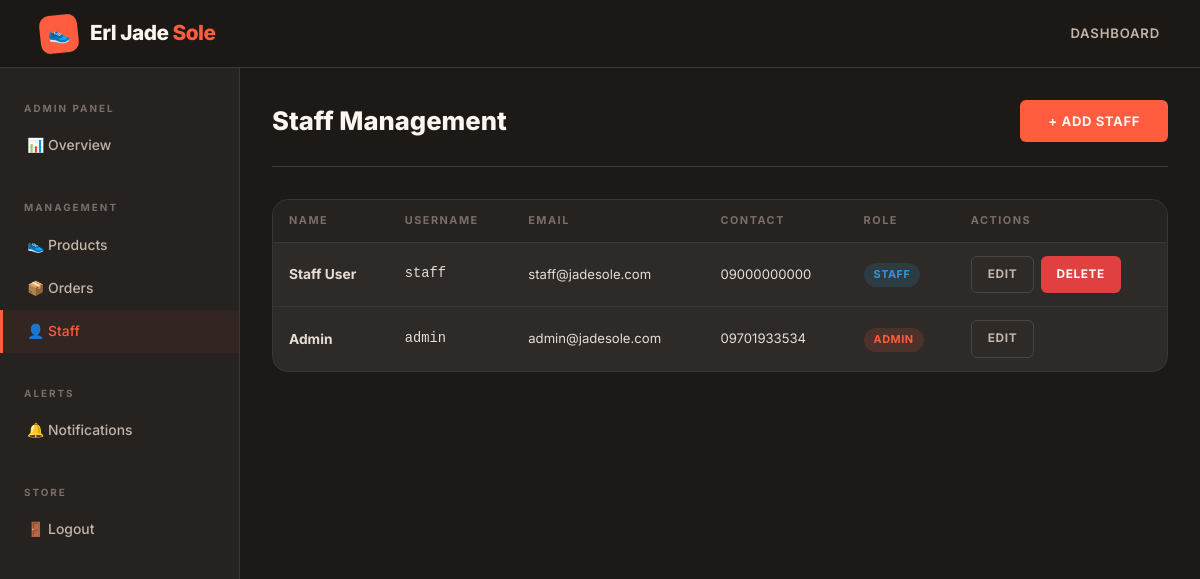
The app's page /admin/staff.php (signed in) with its own data.
### tables this page shows
CREATE TABLE IF NOT EXISTS staff (
    id INT AUTO_INCREMENT PRIMARY KEY,
    name VARCHAR(100) NOT NULL,
    contact VARCHAR(20),
    email VARCHAR(150),
    username VARCHAR(80) UNIQUE NOT NULL,
    password VARCHAR(255) NOT NULL,
    role ENUM('admin','staff') DEFAULT 'staff',
    created_at TIMESTAMP DEFAULT CURRENT_TIMESTAMP
);

### admin/staff.php (the view, shortened to what this page needs)
<?php
require_once '../config.php';
$staffList = $conn->query("SELECT * FROM staff ORDER BY role DESC, name");
?>
<!DOCTYPE html>
<html lang="en">
<head>
<link rel="stylesheet" href="../assets/css/style.css">
</head>
<body>
<?php include '../includes/navbar.php'; ?>
<div class="page-wrap">
<div class="dashboard-layout">
  <?php include 'sidebar.php'; ?>
  <div class="dashboard-main">
    <div class="dash-header">
      <h1 class="dash-title">Staff Management</h1>
      <button class="btn btn-gold" id="addBtn">+ Add Staff</button>
    </div>
    <div class="data-card">
      <div class="table-wrap">
        <table>
          <thead>
            <tr><th>Name</th><th>Username</th><th>Email</th><th>Contact</th><th>Role</th><th>Actions</th></tr>
          </thead>
          <tbody>
            <?php while ($s = $staffList->fetch_assoc()): ?>
            <tr>
              <td><strong><?= htmlspecialchars($s['name']) ?></strong></td>
              <td style="font-family:monospace;color:var(--gold);"><?= htmlspecialchars($s['username']) ?></td>
              <td style="font-size:0.82rem;"><?= htmlspecialchars($s['email']) ?></td>
              <td style="font-size:0.82rem;"><?= htmlspecialchars($s['contact']) ?></td>
              <td><span class="badge <?= $s['role']==='admin'?'badge-gold':'badge-blue' ?>"><?= $s['role'] ?></span></td>
              <td>
                <div style="display:flex;gap:0.4rem;">
                  <a href="staff.php?edit=<?= $s['id'] ?>" class="btn btn-ghost btn-sm">Edit</a>
                  <?php if ($s['id'] != $_SESSION['staff_id']): ?>
                  <a href="staff.php?delete=<?= $s['id'] ?>" class="btn btn-danger btn-sm"
                     onclick="return confirm('Remove this staff member?')">Delete</a>
                  <?php endif; ?>
                </div>
              </td>
            </tr>
            <?php endwhile; ?>
          </tbody>
        </table>
      </div>
    </div>
  </div>
</div>
</div>
</body>
</html>

### assets/css/style.css (style rules this page uses)
:root { --coral: #FF5C40; --coral-light: #FF8570; --coral-dim: #CC3E27; --teal: #00B4A6; --teal-light: #33C9BD; --teal-dim: #008A7E; --cream: #FFF8F2; --cream-off: #FFF0E8; --sand: #EDE0D4; --charcoal: #1C1917; --dark: #252220; --card-bg: #2D2A28; --border: #3A3632; --border-light:#4A4540; --white: #FDF6EF; --white-dim: #C4B5A8; --text: #E8DDD5; --text-dim: #7A6E68; --red: #E04040; --green: #2ECC71; --blue: #3498DB; --yellow: #F39C12; --radius: 6px; --radius-lg: 16px; --radius-xl: 24px; --shadow: 0 12px 48px rgba(0,0,0,0.4); --shadow-coral:0 8px 32px rgba(255,92,64,0.25); --shadow-teal: 0 8px 32px rgba(0,180,166,0.2); --transition: all 0.28s cubic-bezier(0.4, 0, 0.2, 1); }
*, *::before, *::after { box-sizing: border-box; margin: 0; padding: 0; }
html { scroll-behavior: smooth; }
body { font-family: 'Inter', ui-sans-serif, system-ui, -apple-system, BlinkMacSystemFont, 'Segoe UI', sans-serif; background: var(--charcoal); color: var(--text); font-size: 15px; line-height: 1.65; min-height: 100vh; }
h1, h2, h3, h4 { font-family: inherit; color: var(--white); line-height: 1.15; font-weight: 700; }
a { color: var(--coral); text-decoration: none; transition: var(--transition); }
.page-wrap { padding-top: 68px; min-height: 100vh; }
.btn { display: inline-flex; align-items: center; gap: 8px; padding: 13px 28px; border: none; border-radius: var(--radius); font-family: inherit; font-size: 0.82rem; font-weight: 700; letter-spacing: 0.6px; text-transform: uppercase; cursor: pointer; transition: var(--transition); text-decoration: none; }
.btn-gold { background: var(--coral); color: var(--white); }
.btn-ghost { background: transparent; color: var(--white-dim); border: 1px solid var(--border-light); }
.btn-sm { padding: 8px 16px; font-size: 0.74rem; }
.btn-danger { background: var(--red); color: white; }
.dashboard-layout { display: grid; grid-template-columns: 240px 1fr; min-height: calc(100vh - 68px); }
.dashboard-main { padding: 2rem; background: var(--charcoal); }
.dash-header { margin-bottom: 2rem; padding-bottom: 1.5rem; border-bottom: 1px solid var(--border); display: flex; justify-content: space-between; align-items: center; flex-wrap: wrap; gap: 1rem; }
.dash-title { font-family: inherit; font-size: 1.6rem; font-weight: 800; }
.data-card { background: var(--card-bg); border: 1px solid var(--border); border-radius: var(--radius-lg); overflow: hidden; margin-bottom: 2rem; }
.table-wrap { overflow-x: auto; }
table { width: 100%; border-collapse: collapse; font-size: 0.86rem; }
thead th { background: var(--dark); padding: 12px 16px; text-align: left; font-size: 0.68rem; font-weight: 700; letter-spacing: 1.5px; text-transform: uppercase; color: var(--text-dim); border-bottom: 1px solid var(--border); white-space: nowrap; font-family: inherit; }
tbody td { padding: 13px 16px; border-bottom: 1px solid var(--border); vertical-align: middle; color: var(--text); }
tbody tr:last-child td { border-bottom: none; }
.badge { display: inline-block; padding: 3px 10px; border-radius: 100px; font-size: 0.68rem; font-weight: 700; letter-spacing: 0.5px; text-transform: uppercase; }
.badge-gold { background: rgba(255,92,64,0.15); color: var(--coral); }
.badge-blue { background: rgba(52,152,219,0.15); color: var(--blue); }

### records on screen
staff: name "Staff User", username "staff", email "staff@jadesole.com", contact "09000000000", role "STAFF"
staff: name "Admin", username "admin", email "admin@jadesole.com", contact "09701933534", role "ADMIN"
